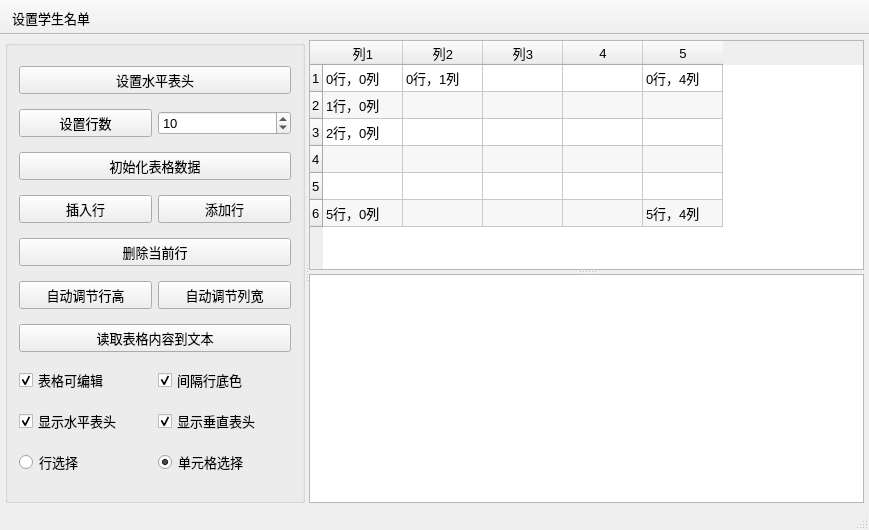
<?xml version="1.0" encoding="UTF-8"?>
<ui version="4.0">
 <class>MainWindow</class>
 <widget class="QMainWindow" name="MainWindow">
  <property name="geometry">
   <rect>
    <x>0</x>
    <y>0</y>
    <width>869</width>
    <height>530</height>
   </rect>
  </property>
  <property name="font">
   <font>
    <pointsize>10</pointsize>
   </font>
  </property>
  <property name="windowTitle">
   <string>QTableWidget的使用</string>
  </property>
  <widget class="QWidget" name="centralWidget">
   <layout class="QVBoxLayout" name="verticalLayout">
    <property name="leftMargin">
     <number>5</number>
    </property>
    <property name="topMargin">
     <number>5</number>
    </property>
    <property name="rightMargin">
     <number>5</number>
    </property>
    <property name="bottomMargin">
     <number>5</number>
    </property>
    <item>
     <widget class="QSplitter" name="splitterMain">
      <property name="orientation">
       <enum>Qt::Horizontal</enum>
      </property>
      <widget class="QGroupBox" name="groupBox">
       <property name="maximumSize">
        <size>
         <width>300</width>
         <height>16777215</height>
        </size>
       </property>
       <property name="title">
        <string/>
       </property>
       <layout class="QGridLayout" name="gridLayout">
        <item row="4" column="0" colspan="2">
         <widget class="QPushButton" name="btnDelCurRow">
          <property name="text">
           <string>删除当前行</string>
          </property>
         </widget>
        </item>
        <item row="3" column="0">
         <widget class="QPushButton" name="btnInsertRow">
          <property name="text">
           <string>插入行</string>
          </property>
         </widget>
        </item>
        <item row="3" column="1">
         <widget class="QPushButton" name="btnAppendRow">
          <property name="text">
           <string>添加行</string>
          </property>
         </widget>
        </item>
        <item row="8" column="0">
         <widget class="QCheckBox" name="chkBoxHeaderH">
          <property name="text">
           <string>显示水平表头</string>
          </property>
          <property name="checked">
           <bool>true</bool>
          </property>
         </widget>
        </item>
        <item row="7" column="0">
         <widget class="QCheckBox" name="chkBoxTabEditable">
          <property name="text">
           <string>表格可编辑</string>
          </property>
          <property name="checked">
           <bool>true</bool>
          </property>
         </widget>
        </item>
        <item row="6" column="0" colspan="2">
         <widget class="QPushButton" name="btnReadToEdit">
          <property name="minimumSize">
           <size>
            <width>0</width>
            <height>25</height>
           </size>
          </property>
          <property name="text">
           <string>读取表格内容到文本</string>
          </property>
         </widget>
        </item>
        <item row="7" column="1">
         <widget class="QCheckBox" name="chkBoxRowColor">
          <property name="text">
           <string>间隔行底色</string>
          </property>
          <property name="checked">
           <bool>true</bool>
          </property>
         </widget>
        </item>
        <item row="9" column="1">
         <widget class="QRadioButton" name="rBtnSelectItem">
          <property name="text">
           <string>单元格选择</string>
          </property>
          <property name="checked">
           <bool>true</bool>
          </property>
         </widget>
        </item>
        <item row="8" column="1">
         <widget class="QCheckBox" name="chkBoxHeaderV">
          <property name="text">
           <string>显示垂直表头</string>
          </property>
          <property name="checked">
           <bool>true</bool>
          </property>
         </widget>
        </item>
        <item row="9" column="0">
         <widget class="QRadioButton" name="rBtnSelectRow">
          <property name="text">
           <string>行选择</string>
          </property>
          <property name="checked">
           <bool>false</bool>
          </property>
         </widget>
        </item>
        <item row="2" column="0" colspan="2">
         <widget class="QPushButton" name="btnIniData">
          <property name="minimumSize">
           <size>
            <width>0</width>
            <height>25</height>
           </size>
          </property>
          <property name="text">
           <string>初始化表格数据</string>
          </property>
         </widget>
        </item>
        <item row="1" column="1">
         <widget class="QSpinBox" name="spinRowCount">
          <property name="minimum">
           <number>2</number>
          </property>
          <property name="value">
           <number>10</number>
          </property>
         </widget>
        </item>
        <item row="0" column="0" colspan="2">
         <widget class="QPushButton" name="btnSetHeader">
          <property name="minimumSize">
           <size>
            <width>0</width>
            <height>25</height>
           </size>
          </property>
          <property name="text">
           <string>设置水平表头</string>
          </property>
         </widget>
        </item>
        <item row="1" column="0">
         <widget class="QPushButton" name="btnSetRows">
          <property name="minimumSize">
           <size>
            <width>0</width>
            <height>25</height>
           </size>
          </property>
          <property name="text">
           <string>设置行数</string>
          </property>
         </widget>
        </item>
        <item row="5" column="0">
         <widget class="QPushButton" name="btnAutoHeght">
          <property name="text">
           <string>自动调节行高</string>
          </property>
         </widget>
        </item>
        <item row="5" column="1">
         <widget class="QPushButton" name="btnAutoWidth">
          <property name="text">
           <string>自动调节列宽</string>
          </property>
         </widget>
        </item>
       </layout>
      </widget>
      <widget class="QSplitter" name="splitter">
       <property name="frameShadow">
        <enum>QFrame::Plain</enum>
       </property>
       <property name="lineWidth">
        <number>2</number>
       </property>
       <property name="orientation">
        <enum>Qt::Vertical</enum>
       </property>
       <widget class="QTableWidget" name="tableInfo">
        <property name="alternatingRowColors">
         <bool>true</bool>
        </property>
        <property name="showGrid">
         <bool>true</bool>
        </property>
        <property name="gridStyle">
         <enum>Qt::SolidLine</enum>
        </property>
        <property name="wordWrap">
         <bool>true</bool>
        </property>
        <property name="cornerButtonEnabled">
         <bool>true</bool>
        </property>
        <property name="rowCount">
         <number>6</number>
        </property>
        <property name="columnCount">
         <number>5</number>
        </property>
        <attribute name="horizontalHeaderVisible">
         <bool>true</bool>
        </attribute>
        <attribute name="horizontalHeaderDefaultSectionSize">
         <number>80</number>
        </attribute>
        <attribute name="verticalHeaderVisible">
         <bool>true</bool>
        </attribute>
        <attribute name="verticalHeaderDefaultSectionSize">
         <number>27</number>
        </attribute>
        <row/>
        <row/>
        <row/>
        <row/>
        <row/>
        <row/>
        <column>
         <property name="text">
          <string>列1</string>
         </property>
        </column>
        <column>
         <property name="text">
          <string>列2</string>
         </property>
        </column>
        <column>
         <property name="text">
          <string>列3</string>
         </property>
        </column>
        <column/>
        <column/>
        <item row="0" column="0">
         <property name="text">
          <string>0行，0列</string>
         </property>
        </item>
        <item row="0" column="1">
         <property name="text">
          <string>0行，1列</string>
         </property>
        </item>
        <item row="0" column="4">
         <property name="text">
          <string>0行，4列</string>
         </property>
        </item>
        <item row="1" column="0">
         <property name="text">
          <string>1行，0列</string>
         </property>
        </item>
        <item row="2" column="0">
         <property name="text">
          <string>2行，0列</string>
         </property>
        </item>
        <item row="5" column="0">
         <property name="text">
          <string>5行，0列</string>
         </property>
        </item>
        <item row="5" column="4">
         <property name="text">
          <string>5行，4列</string>
         </property>
        </item>
       </widget>
       <widget class="QPlainTextEdit" name="textEdit"/>
      </widget>
     </widget>
    </item>
   </layout>
  </widget>
  <widget class="QStatusBar" name="statusBar"/>
  <widget class="QToolBar" name="toolBar">
   <property name="minimumSize">
    <size>
     <width>0</width>
     <height>0</height>
    </size>
   </property>
   <property name="windowTitle">
    <string>toolBar</string>
   </property>
   <property name="movable">
    <bool>false</bool>
   </property>
   <property name="allowedAreas">
    <set>Qt::TopToolBarArea</set>
   </property>
   <property name="orientation">
    <enum>Qt::Horizontal</enum>
   </property>
   <property name="toolButtonStyle">
    <enum>Qt::ToolButtonTextUnderIcon</enum>
   </property>
   <attribute name="toolBarArea">
    <enum>TopToolBarArea</enum>
   </attribute>
   <attribute name="toolBarBreak">
    <bool>false</bool>
   </attribute>
   <addaction name="set_students_action"/>
  </widget>
  <action name="set_students_action">
   <property name="checkable">
    <bool>false</bool>
   </property>
   <property name="icon">
    <iconset resource="res.qrc">
     <normaloff>:/images/icons/boy.ico</normaloff>:/images/icons/boy.ico</iconset>
   </property>
   <property name="text">
    <string>设置学生名单</string>
   </property>
   <property name="toolTip">
    <string>设置学生名单</string>
   </property>
   <property name="statusTip">
    <string>设置学生名单</string>
   </property>
   <property name="visible">
    <bool>true</bool>
   </property>
  </action>
 </widget>
 <layoutdefault spacing="6" margin="11"/>
 <resources>
  <include location="res.qrc"/>
 </resources>
 <connections/>
</ui>
